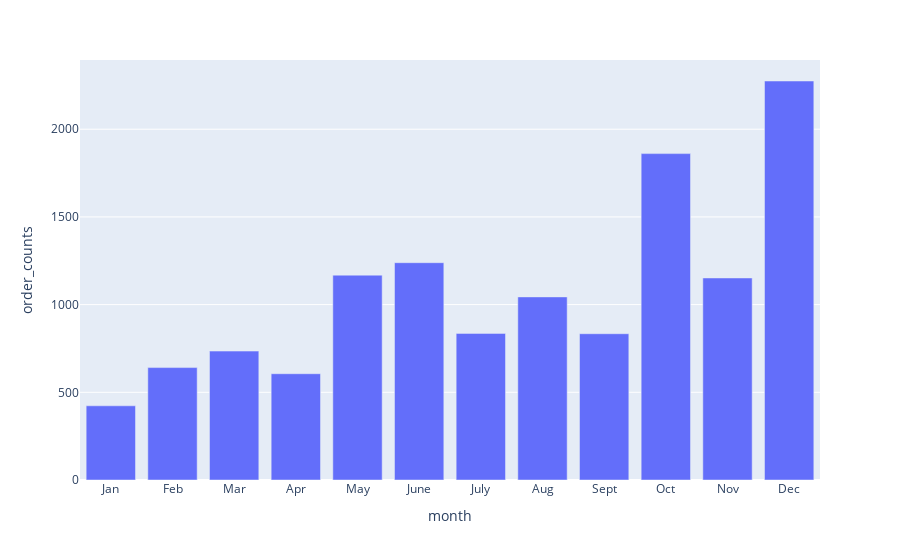

Source (notebook cell):
### Code cell
# Monthly sales of "Ford" in the year 2018

product_count_monthly_ford = product_count_monthly[product_count_monthly['product_id'] == 'Ford']

fig = px.bar(product_count_monthly_ford, x='month', y='order_counts')
fig.update_layout(
    xaxis = dict(
        tickmode = 'array',
        tickvals = np.arange(1,13),
        ticktext = ['Jan', 'Feb', 'Mar', 'Apr', 'May', 'June', 'July', 'Aug', 'Sept', 'Oct', 'Nov', 'Dec']
    )
)
fig.show()

### Figure 1 — Plotly figure (JSON) as saved in the notebook; plotly's stock layout.template omitted (floating-point values rounded to 4 significant figures)
{"data": [{"alignmentgroup": "True", "hovertemplate": "month=%{x}<br>order_counts=%{y}<extra></extra>", "legendgroup": "", "marker": {"color": "#636efa"}, "name": "", "offsetgroup": "", "orientation": "v", "showlegend": false, "textposition": "auto", "type": "bar", "x": [12, 10, 6, 5, 11, 8, 7, 9, 3, 2, 4, 1], "xaxis": "x", "y": [2275, 1861, 1239, 1168, 1152, 1044, 836, 834, 735, 641, 606, 423], "yaxis": "y"}], "layout": {"barmode": "relative", "legend": {"tracegroupgap": 0}, "margin": {"t": 60}, "xaxis": {"anchor": "y", "domain": [0, 1], "tickmode": "array", "ticktext": ["Jan", "Feb", "Mar", "Apr", "May", "June", "July", "Aug", "Sept", "Oct", "Nov", "Dec"], "tickvals": [1, 2, 3, 4, 5, 6, 7, 8, 9, 10, 11, 12], "title": {"text": "month"}}, "yaxis": {"anchor": "x", "domain": [0, 1], "title": {"text": "order_counts"}}}}
